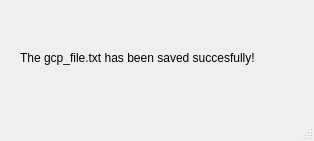
<?xml version="1.0" encoding="UTF-8"?>
<ui version="4.0">
 <class>Saved</class>
 <widget class="QMainWindow" name="Saved">
  <property name="geometry">
   <rect>
    <x>0</x>
    <y>0</y>
    <width>314</width>
    <height>141</height>
   </rect>
  </property>
  <property name="windowTitle">
   <string>Saved</string>
  </property>
  <widget class="QWidget" name="centralwidget">
   <widget class="QLabel" name="label">
    <property name="geometry">
     <rect>
      <x>20</x>
      <y>50</y>
      <width>271</width>
      <height>16</height>
     </rect>
    </property>
    <property name="text">
     <string>The gcp_file.txt has been saved succesfully!</string>
    </property>
   </widget>
  </widget>
  <widget class="QStatusBar" name="statusbar"/>
 </widget>
 <resources/>
 <connections/>
</ui>
